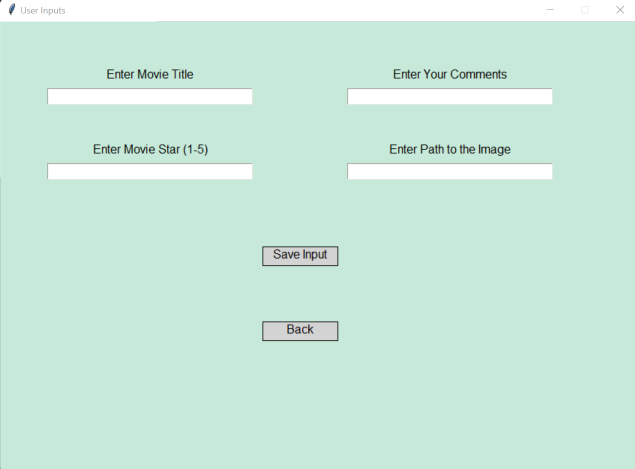
#> input picture Movie_Images/AddMovie.png, 1270 x 937 px (shown at 1/2 size); its folder holds only this picture in this run
$ python TestInputMovie.py
#> lines starting #> are read from the running program, lines starting #| are printed output that depends on the picture
### graphics.py
# graphics.py
"""Simple object oriented graphics library

The library is designed to make it very easy for novice programmers to
experiment with computer graphics in an object oriented fashion. It is
written by John Zelle for use with the book "Python Programming: An
Introduction to Computer Science" (Franklin, Beedle & Associates).

LICENSE: This is open-source software released under the terms of the
GPL (http://www.gnu.org/licenses/gpl.html).

PLATFORMS: The package is a wrapper around Tkinter and should run on
any platform where Tkinter is available.

INSTALLATION: Put this file somewhere where Python can see it.

OVERVIEW: There are two kinds of objects in the library. The GraphWin
class implements a window where drawing can be done and various
GraphicsObjects are provided that can be drawn into a GraphWin. As a
simple example, here is a complete program to draw a circle of radius
10 centered in a 100x100 window:

--------------------------------------------------------------------
from graphics import *

def main():
    win = GraphWin("My Circle", 100, 100)
    c = Circle(Point(50,50), 10)
    c.draw(win)
    win.getMouse() # Pause to view result
    win.close()    # Close window when done

main()
--------------------------------------------------------------------
GraphWin objects support coordinate transformation through the
setCoords method and mouse and keyboard interaction methods.

The library provides the following graphical objects:
    Point
    Line
    Circle
    Oval
    Rectangle
    Polygon
    Text
    Entry (for text-based input)
    Image

Various attributes of graphical objects can be set such as
outline-color, fill-color and line-width. Graphical objects also
support moving and hiding for animation effects.

The library also provides a very simple class for pixel-based image
manipulation, Pixmap. A pixmap can be loaded from a file and displayed
using an Image object. Both getPixel and setPixel methods are provided
for manipulating the image.

DOCUMENTATION: For complete documentation, see Chapter 4 of "Python
Programming: An Introduction to Computer Science" by John Zelle,
published by Franklin, Beedle & Associates.  Also see
http://mcsp.wartburg.edu/zelle/python for a quick reference"""

__version__ = "5.0"

# Version 5 8/26/2016
#     * update at bottom to fix MacOS issue causing askopenfile() to hang
#     * update takes an optional parameter specifying update rate
#     * Entry objects get focus when drawn
#     * __repr_ for all objects
#     * fixed offset problem in window, made canvas borderless

# Version 4.3 4/25/2014
#     * Fixed Image getPixel to work with Python 3.4, TK 8.6 (tuple type handling)
#     * Added interactive keyboard input (getKey and checkKey) to GraphWin
#     * Modified setCoords to cause redraw of current objects, thus
#       changing the view. This supports scrolling around via setCoords.
#
# Version 4.2 5/26/2011
#     * Modified Image to allow multiple undraws like other GraphicsObjects
# Version 4.1 12/29/2009
#     * Merged Pixmap and Image class. Old Pixmap removed, use Image.
# Version 4.0.1 10/08/2009
#     * Modified the autoflush on GraphWin to default to True
#     * Autoflush check on close, setBackground
#     * Fixed getMouse to flush pending clicks at entry
# Version 4.0 08/2009
#     * Reverted to non-threaded version. The advantages (robustness,
#         efficiency, ability to use with other Tk code, etc.) outweigh
#         the disadvantage that interactive use with IDLE is slightly more
#         cumbersome.
#     * Modified to run in either Python 2.x or 3.x (same file).
#     * Added Image.getPixmap()
#     * Added update() -- stand alone function to cause any pending
#           graphics changes to display.
#
# Version 3.4 10/16/07
#     Fixed GraphicsError to avoid "exploded" error messages.
# Version 3.3 8/8/06
#     Added checkMouse method to GraphWin
# Version 3.2.3
#     Fixed error in Polygon init spotted by Andrew Harrington
#     Fixed improper threading in Image constructor
# Version 3.2.2 5/30/05
#     Cleaned up handling of exceptions in Tk thread. The graphics package
#     now raises an exception if attempt is made to communicate with
#     a dead Tk thread.
# Version 3.2.1 5/22/05
#     Added shutdown function for tk thread to eliminate race-condition
#        error "chatter" when main thread terminates
#     Renamed various private globals with _
# Version 3.2 5/4/05
#     Added Pixmap object for simple image manipulation.
# Version 3.1 4/13/05
#     Improved the Tk thread communication so that most Tk calls
#        do not have to wait for synchonization with the Tk thread.
#        (see _tkCall and _tkExec)
# Version 3.0 12/30/04
#     Implemented Tk event loop in separate thread. Should now work
#        interactively with IDLE. Undocumented autoflush feature is
#        no longer necessary. Its default is now False (off). It may
#        be removed in a future version.
#     Better handling of errors regarding operations on windows that
#       have been closed.
#     Addition of an isClosed method to GraphWindow class.

# Version 2.2 8/26/04
#     Fixed cloning bug reported by Joseph Oldham.
#     Now implements deep copy of config info.
# Version 2.1 1/15/04
#     Added autoflush option to GraphWin. When True (default) updates on
#        the window are done after each action. This makes some graphics
#        intensive programs sluggish. Turning off autoflush causes updates
#        to happen during idle periods or when flush is called.
# Version 2.0
#     Updated Documentation
#     Made Polygon accept a list of Points in constructor
#     Made all drawing functions call TK update for easier animations
#          and to make the overall package work better with
#          Python 2.3 and IDLE 1.0 under Windows (still some issues).
#     Removed vestigial turtle graphics.
#     Added ability to configure font for Entry objects (analogous to Text)
#     Added setTextColor for Text as an alias of setFill
#     Changed to class-style exceptions
#     Fixed cloning of Text objects

# Version 1.6
#     Fixed Entry so StringVar uses _root as master, solves weird
#            interaction with shell in Idle
#     Fixed bug in setCoords. X and Y coordinates can increase in
#           "non-intuitive" direction.
#     Tweaked wm_protocol so window is not resizable and kill box closes.

# Version 1.5
#     Fixed bug in Entry. Can now define entry before creating a
#     GraphWin. All GraphWins are now toplevel windows and share
#     a fixed root (called _root).

# Version 1.4
#     Fixed Garbage collection of Tkinter images bug.
#     Added ability to set text atttributes.
#     Added Entry boxes.

import time, os, sys

try:  # import as appropriate for 2.x vs. 3.x
   import tkinter as tk
except:
   import Tkinter as tk


##########################################################################
# Module Exceptions

class GraphicsError(Exception):
    """Generic error class for graphics module exceptions."""
    pass

OBJ_ALREADY_DRAWN = "Object currently drawn"
UNSUPPORTED_METHOD = "Object doesn't support operation"
BAD_OPTION = "Illegal option value"

##########################################################################
# global variables and funtions

_root = tk.Tk()
_root.withdraw()

_update_lasttime = time.time()

def update(rate=None):
    global _update_lasttime
    if rate:
        now = time.time()
        pauseLength = 1/rate-(now-_update_lasttime)
        if pauseLength > 0:
            time.sleep(pauseLength)
            _update_lasttime = now + pauseLength
        else:
            _update_lasttime = now

    _root.update()

############################################################################
# Graphics classes start here

class GraphWin(tk.Canvas):

    """A GraphWin is a toplevel window for displaying graphics."""

    # [33 lines left out: functions __init__, __repr__, not called in this run]

    def __str__(self):
        return repr(self)

    def __checkOpen(self):
        if self.closed:
            raise GraphicsError("window is closed")

    def _onKey(self, evnt):
        self.lastKey = evnt.keysym


    # [19 lines left out: functions setBackground, setCoords, close, not called in this run]


    def isClosed(self):
        return self.closed


    def isOpen(self):
        return not self.closed


    def __autoflush(self):
        if self.autoflush:
            _root.update()


    # [68 lines left out: functions plot, plotPixel, flush, getMouse, checkMouse, getKey and 1 more, not called in this run]

    def getHeight(self):
        """Return the height of the window"""
        return self.height

    def getWidth(self):
        """Return the width of the window"""
        return self.width

    # [13 lines left out: functions toScreen, toWorld, not called in this run]

    def setMouseHandler(self, func):
        self._mouseCallback = func

    # [5 lines left out: function _onClick, not called in this run]

    def addItem(self, item):
        self.items.append(item)

    def delItem(self, item):
        self.items.remove(item)

    # [5 lines left out: function redraw, not called in this run]


class Transform:

    """Internal class for 2-D coordinate transformations"""

    # [22 lines left out: functions __init__, screen, world, not called in this run]


# Default values for various item configuration options. Only a subset of
#   keys may be present in the configuration dictionary for a given item
DEFAULT_CONFIG = {"fill":"",
      "outline":"black",
      "width":"1",
      "arrow":"none",
      "text":"",
      "justify":"center",
                  "font": ("helvetica", 12, "normal")}

class GraphicsObject:

    """Generic base class for all of the drawable objects"""
    # A subclass of GraphicsObject should override _draw and
    #   and _move methods.

    # [15 lines left out: function __init__, not called in this run]

    def setFill(self, color):
        """Set interior color to color"""
        self._reconfig("fill", color)

    def setOutline(self, color):
        """Set outline color to color"""
        self._reconfig("outline", color)

    def setWidth(self, width):
        """Set line weight to width"""
        self._reconfig("width", width)

    # [69 lines left out: functions draw, undraw, move, _reconfig, _draw, not called in this run]


    def _move(self, dx, dy):
        """updates internal state of object to move it dx,dy units"""
        pass # must override in subclass


class Point(GraphicsObject):
    # [5 lines left out: function __init__, not called in this run]

    def __repr__(self):
        return "Point({}, {})".format(self.x, self.y)

    def _draw(self, canvas, options):
        x,y = canvas.toScreen(self.x,self.y)
        return canvas.create_rectangle(x,y,x+1,y+1,options)

    def _move(self, dx, dy):
        self.x = self.x + dx
        self.y = self.y + dy

    # [4 lines left out: function clone, not called in this run]

    def getX(self): return self.x
    def getY(self): return self.y

class _BBox(GraphicsObject):
    # Internal base class for objects represented by bounding box
    # (opposite corners) Line segment is a degenerate case.

    # [10 lines left out: functions __init__, _move, not called in this run]

    def getP1(self): return self.p1.clone()

    def getP2(self): return self.p2.clone()

    # [4 lines left out: function getCenter, not called in this run]


class Rectangle(_BBox):

    def __init__(self, p1, p2):
        _BBox.__init__(self, p1, p2)

    def __repr__(self):
        return "Rectangle({}, {})".format(str(self.p1), str(self.p2))

    # [11 lines left out: functions _draw, clone, not called in this run]


class Oval(_BBox):

    def __init__(self, p1, p2):
        _BBox.__init__(self, p1, p2)

    def __repr__(self):
        return "Oval({}, {})".format(str(self.p1), str(self.p2))


    # [11 lines left out: functions clone, _draw, not called in this run]

class Circle(Oval):

    # [5 lines left out: function __init__, not called in this run]

    def __repr__(self):
        return "Circle({}, {})".format(str(self.getCenter()), str(self.radius))

    # [4 lines left out: function clone, not called in this run]

    def getRadius(self):
        return self.radius


class Line(_BBox):

    # [4 lines left out: function __init__, not called in this run]

    def __repr__(self):
        return "Line({}, {})".format(str(self.p1), str(self.p2))

    # [16 lines left out: functions clone, _draw, setArrow, not called in this run]


class Polygon(GraphicsObject):

    # [6 lines left out: function __init__, not called in this run]

    def __repr__(self):
        return "Polygon"+str(tuple(p for p in self.points))

    # [4 lines left out: function clone, not called in this run]

    def getPoints(self):
        return list(map(Point.clone, self.points))

    def _move(self, dx, dy):
        for p in self.points:
            p.move(dx,dy)

    # [8 lines left out: function _draw, not called in this run]

class Text(GraphicsObject):

    # [6 lines left out: function __init__, not called in this run]

    def __repr__(self):
        return "Text({}, '{}')".format(self.anchor, self.getText())

    # [4 lines left out: function _draw, not called in this run]

    def _move(self, dx, dy):
        self.anchor.move(dx,dy)

    # [4 lines left out: function clone, not called in this run]

    def setText(self,text):
        self._reconfig("text", text)

    def getText(self):
        return self.config["text"]

    def getAnchor(self):
        return self.anchor.clone()

    # [20 lines left out: functions setFace, setSize, setStyle, not called in this run]

    def setTextColor(self, color):
        self.setFill(color)


class Entry(GraphicsObject):

    # [11 lines left out: function __init__, not called in this run]

    def __repr__(self):
        return "Entry({}, {})".format(self.anchor, self.width)

    # [14 lines left out: function _draw, not called in this run]

    def getText(self):
        return self.text.get()

    def _move(self, dx, dy):
        self.anchor.move(dx,dy)

    def getAnchor(self):
        return self.anchor.clone()

    # [7 lines left out: function clone, not called in this run]

    def setText(self, t):
        self.text.set(t)


    # [36 lines left out: functions setFill, _setFontComponent, setFace, setSize, setStyle, setTextColor, not called in this run]


class Image(GraphicsObject):

    idCount = 0
    imageCache = {} # tk photoimages go here to avoid GC while drawn

    # [10 lines left out: function __init__, not called in this run]

    def __repr__(self):
        return "Image({}, {}, {})".format(self.anchor, self.getWidth(), self.getHeight())

    # [5 lines left out: function _draw, not called in this run]

    def _move(self, dx, dy):
        self.anchor.move(dx,dy)

    # [6 lines left out: function undraw, not called in this run]

    def getAnchor(self):
        return self.anchor.clone()

    # [6 lines left out: function clone, not called in this run]

    def getWidth(self):
        """Returns the width of the image in pixels"""
        return self.img.width()

    def getHeight(self):
        """Returns the height of the image in pixels"""
        return self.img.height()

    # [80 lines left out: functions getPixel, setPixel, save, color_rgb, test, not called in this run]

#MacOS fix 2
#tk.Toplevel(_root).destroy()

# MacOS fix 1
update()

# [2 lines that do not run on import are left out]

### TestInputMovie.py
import cv2
from graphics import *
from PIL import Image

enter_movie_pic = input("Enter an image name (full pathname required): ")
#> the answer given: Movie_Images/AddMovie.png
enter_movie_name = input("Enter movie name: ")
#> the answer given: Movie_Images/Menu.png

img = Image.open(enter_movie_pic)
#> img is the input picture: PIL image 1270x937 RGBA; mean R, G, B, A 201.9, 233.2, 218.9, 255
new_path_name = "Movie_Images/" + enter_movie_name + ".png"
new_img = img.save(new_path_name)

image = cv2.imread(new_path_name, cv2.IMREAD_UNCHANGED)
print('original dimensions: ', image.shape)
#| original dimensions:  (937, 1270, 4)

WIDTH = 150
HEIGHT = 200
DIM = (WIDTH, HEIGHT)

final_resize = cv2.resize(image, DIM, interpolation=cv2.INTER_AREA)
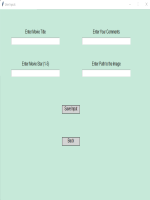
#> final_resize: shape (200, 150, 4); mean B, G, R, A 218.9, 233.2, 201.9, 255
print('changed dimensions: ',final_resize.shape)
#| changed dimensions:  (200, 150, 4)

cv2.imshow("resized image", final_resize)
cv2.imwrite("Movie_Images/" + enter_movie_name + "_resized.png", final_resize)

cv2.waitKey(0)
cv2.destroyAllWindows()

# [9 lines of commented-out code are left out]

$ run again, on Movie_Images/Menu.png
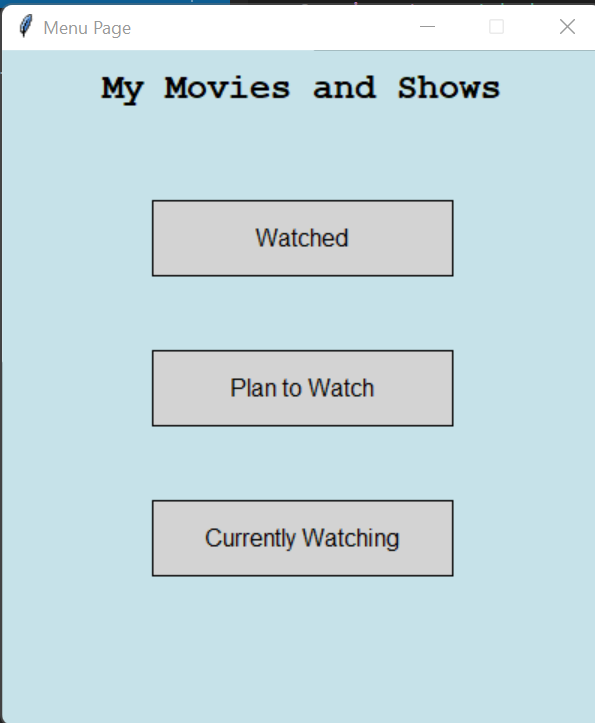
#> input picture Movie_Images/Menu.png, 595 x 723 px
#> img is the input picture: PIL image 595x723 RGBA; mean R, G, B, A 197.8, 219.2, 224.7, 255
#| original dimensions:  (723, 595, 4)
#> `final_resize = cv2.resize(image, DIM, interpolation=cv2.INTER_AREA)`:
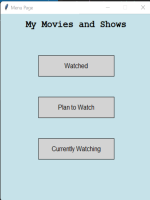
#> final_resize: shape (200, 150, 4); mean B, G, R, A 224.7, 219.2, 197.8, 255
#| changed dimensions:  (200, 150, 4)
